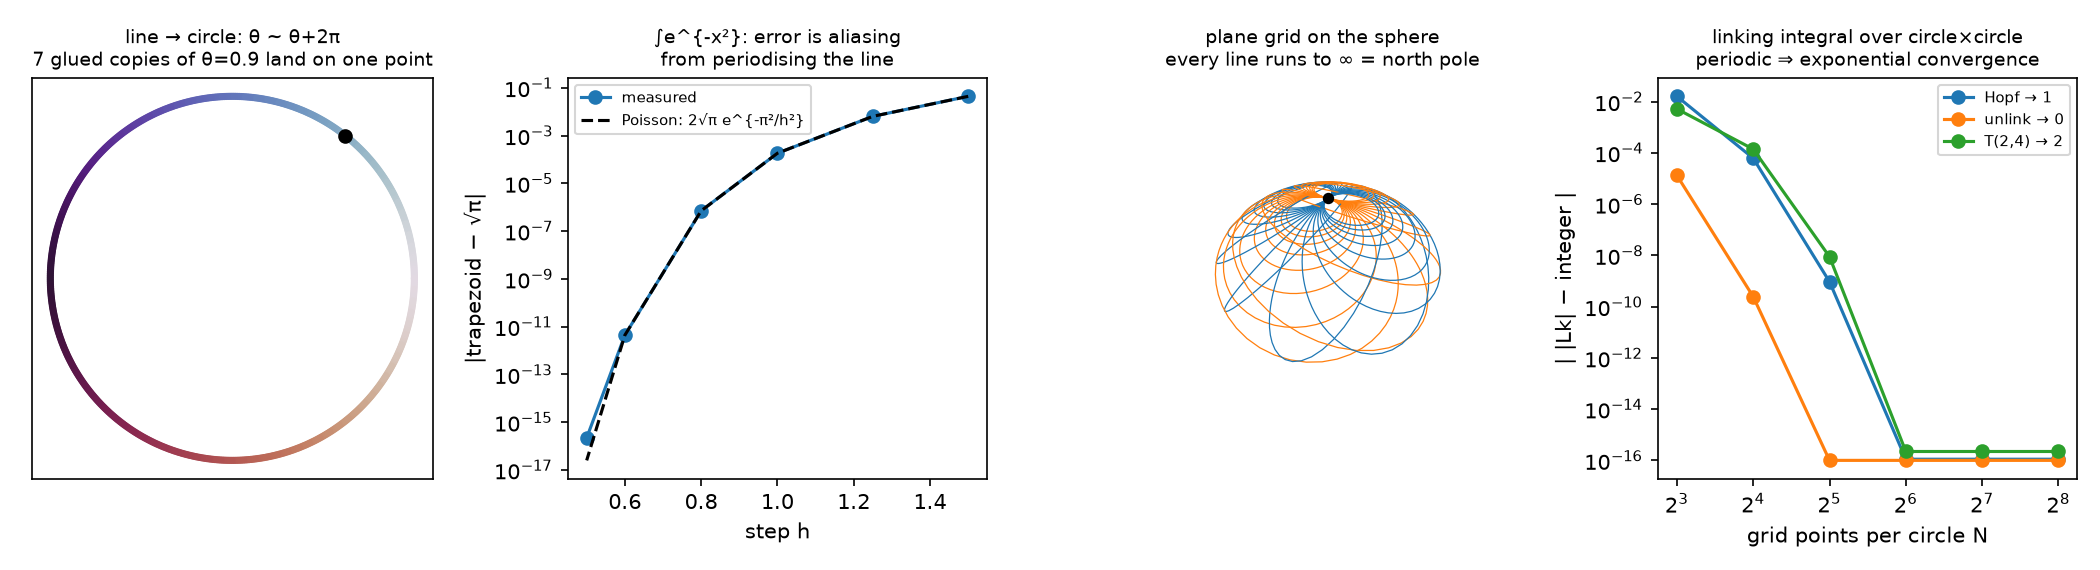

Source code (Python):
"""
Glue the line into a circle, the plane into a sphere -- and integrate over the result.

One thread, four checks (each one has an input that would make it fail):
  1. exp turns + into x.  e^{i theta} sends theta and theta + 2 pi to the same point:
     that identification (theta ~ theta + 2 pi) IS the circle  R / 2piZ.
  2. The Gaussian integral.  I^2 = int int e^{-x^2} e^{-y^2} = int int e^{-(x^2+y^2)}:
     the x -> + step makes the integrand depend on the radius only, and the 2 pi that
     appears is the length of the circle from step 1.  I = sqrt(pi).
     Falsifier: e^{-|x|^3} has no such trick -- its product is NOT radial.
     Bonus: the trapezoid rule on the whole line is exact up to aliasing (Poisson
     summation = periodising the line), predicted error 2 sqrt(pi) e^{-pi^2/h^2};
     shift the grid by a and the error picks up a factor cos(2 pi a / h).
  3. Plane + {infinity} = sphere (stereographic projection); far points crowd the pole.
  4. Knots.  A closed curve is a map out of the circle.  Gauss's linking integral is a
     double integral over circle x circle = the plane glued in both directions (a torus).
     Hopf link -> 1, unlink -> 0, torus link T(2,4) -> 2.  Periodic integrands make the
     trapezoid rule converge exponentially (Trefethen & Weideman, SIAM Review 2014).

Pure numpy + matplotlib.  Usage: python3 quotients.py   (writes quotients.png)
Sources: Gauss linking integral (Gauss 1833; Ricca & Nipoti 2011 for the history);
Gaussian integral via polar coordinates (Poisson); Poisson summation (any Fourier text).
"""
import numpy as np

TAU = 2 * np.pi


# ---------- 1. exp: (R, +) -> (circle, x), kernel 2piZ ----------
def wrap(theta):
    return np.exp(1j * theta)


def check_exp():
    a, b = 0.7, -2.3
    hom = abs(np.exp(a + b) - np.exp(a) * np.exp(b))                    # + becomes x
    same = abs(wrap(1.1) - wrap(1.1 + TAU * 3))                          # glued points
    diff = abs(wrap(1.1) - wrap(1.1 + 1.0))                              # NOT glued
    return hom, same, diff


# ---------- 2. Gaussian integral ----------
def trapz_line(f, L, h, a=0.0):
    # grid x_n = n h + a: centred on 0 when a = 0 (f is negligible beyond |x| = L)
    n = np.arange(-int(L / h) - 1, int(L / h) + 2)
    return h * f(n * h + a).sum()


def check_gaussian():
    g = lambda x: np.exp(-x ** 2)
    I = trapz_line(g, 12, 1e-3)
    # polar: int_0^{2pi} dtheta  int_0^inf e^{-r^2} r dr  = 2pi * 1/2
    r = np.linspace(0, 12, 200001)
    radial = np.trapezoid(np.exp(-r ** 2) * r, r)
    polar = TAU * radial
    # radial test: same radius, different angle
    p, q = (1.0, 0.0), (2 ** -0.5, 2 ** -0.5)
    gauss_radial = abs(g(p[0]) * g(p[1]) - g(q[0]) * g(q[1]))
    c = lambda x: np.exp(-np.abs(x) ** 3)
    cubic_radial = abs(c(p[0]) * c(p[1]) - c(q[0]) * c(q[1]))
    # Poisson prediction for the trapezoid rule on the whole line at step h
    hs = np.array([1.5, 1.25, 1.0, 0.8, 0.6, 0.5])
    err = np.array([abs(trapz_line(g, 40, h) - np.sqrt(np.pi)) for h in hs])
    pred = 2 * np.sqrt(np.pi) * np.exp(-np.pi ** 2 / hs ** 2)
    # shifted grid (a = h/3): Poisson predicts the error times cos(2 pi a / h) = -1/2
    h = 1.0
    shifted = trapz_line(g, 40, h, h / 3) - np.sqrt(np.pi)
    shifted_pred = 2 * np.sqrt(np.pi) * np.exp(-np.pi ** 2 / h ** 2) * np.cos(TAU / 3)
    return I, polar, gauss_radial, cubic_radial, hs, err, pred, shifted, shifted_pred


# ---------- 3. plane + {inf} -> sphere ----------
def to_sphere(x, y):
    s = x ** 2 + y ** 2
    return np.stack([2 * x, 2 * y, s - 1]) / (s + 1)


def to_plane(X, Y, Z):
    return X / (1 - Z), Y / (1 - Z)


def check_sphere():
    rng = np.random.default_rng(0)
    x, y = rng.normal(size=(2, 1000)) * 3
    P = to_sphere(x, y)
    on_sphere = np.max(np.abs(np.linalg.norm(P, axis=0) - 1))
    xb, yb = to_plane(*P)
    roundtrip = np.max(np.hypot(xb - x, yb - y))
    far = [np.linalg.norm(to_sphere(np.array(R), np.array(0.0)) - np.array([0, 0, 1])) for R in (10, 100, 1000)]
    return on_sphere, roundtrip, far


# ---------- 4. linking number over circle x circle ----------
def linking(c1, c2, N):
    t = np.arange(N) * TAU / N                     # periodic grid: no endpoint, equal weights
    T, S = np.meshgrid(t, t, indexing="ij")
    r1, d1 = c1(T)
    r2, d2 = c2(S)
    diff = r1 - r2
    num = np.einsum("i...,i...->...", diff, np.cross(d1, d2, axis=0))
    den = np.linalg.norm(diff, axis=0) ** 3
    return (num / den).sum() * (TAU / N) ** 2 / (4 * np.pi)


def circle(cx=0.0):
    return lambda t: (np.stack([cx + np.cos(t), np.sin(t), 0 * t]),
                      np.stack([-np.sin(t), np.cos(t), 0 * t]))


def circle_xz(cx):
    return lambda s: (np.stack([cx + np.cos(s), 0 * s, np.sin(s)]),
                      np.stack([-np.sin(s), 0 * s, np.cos(s)]))


def torus_curve(phase, R=2.0, r=1.0, q=2):
    # goes once the long way (phi = t) and q times around the tube (theta = q t + phase)
    def c(t):
        th = q * t + phase
        pos = np.stack([(R + r * np.cos(th)) * np.cos(t), (R + r * np.cos(th)) * np.sin(t), r * np.sin(th)])
        dth = q
        vel = np.stack([-r * np.sin(th) * dth * np.cos(t) - (R + r * np.cos(th)) * np.sin(t),
                        -r * np.sin(th) * dth * np.sin(t) + (R + r * np.cos(th)) * np.cos(t),
                        r * np.cos(th) * dth])
        return pos, vel
    return c


def trefoil(t):
    pos = np.stack([np.sin(t) + 2 * np.sin(2 * t), np.cos(t) - 2 * np.cos(2 * t), -np.sin(3 * t)])
    vel = np.stack([np.cos(t) + 4 * np.cos(2 * t), -np.sin(t) + 4 * np.sin(2 * t), -3 * np.cos(3 * t)])
    return pos, vel


def check_knots():
    hopf, unlink = (circle(), circle_xz(1.0)), (circle(), circle_xz(5.0))
    t24 = (torus_curve(0.0), torus_curve(np.pi))
    Ns = [8, 16, 32, 64, 128, 256]
    conv = {name: [linking(*pair, N) for N in Ns] for name, pair in
            [("Hopf", hopf), ("unlink", unlink), ("T(2,4)", t24)]}
    closed = np.linalg.norm(trefoil(np.array(0.0))[0] - trefoil(np.array(TAU))[0])
    return Ns, conv, closed


if __name__ == "__main__":
    hom, same, diff = check_exp()
    print("1. exp turns + into x")
    print(f"   |e^(a+b) - e^a e^b|              = {hom:.1e}")
    print(f"   |e^(i 1.1) - e^(i(1.1 + 6 pi))|   = {same:.1e}   (glued: theta ~ theta + 2 pi)")
    print(f"   |e^(i 1.1) - e^(i 2.1)|           = {diff:.3f}     (not glued -- this would be 0 if the check were vacuous)")

    I, polar, gr, cr, hs, err, pred, sh, shp = check_gaussian()
    print("\n2. Gaussian integral")
    print(f"   line integral   = {I:.15f}")
    print(f"   2 pi * 1/2      = {polar:.15f}   sqrt -> {np.sqrt(polar):.15f}")
    print(f"   sqrt(pi)        = {np.sqrt(np.pi):.15f}")
    print(f"   radial? e^-x^2 e^-y^2 at (1,0) vs (.71,.71): diff = {gr:.1e}")
    print(f"   radial? e^-|x|^3 product, same two points:    diff = {cr:.3f}  <- no polar trick")
    print("   trapezoid on the whole line, step h: measured error vs Poisson prediction 2 sqrt(pi) e^(-pi^2/h^2)")
    for h, e, p in zip(hs, err, pred):
        print(f"     h = {h:4.2f}   measured {e:.2e}   predicted {p:.2e}")
    print(f"   grid shifted by h/3 (h = 1): signed error {sh:+.3e}, predicted x cos(2pi/3): {shp:+.3e}")

    on, rt, far = check_sphere()
    print("\n3. plane + {inf} = sphere")
    print(f"   max | |P| - 1 |      = {on:.1e}   (images lie on the sphere)")
    print(f"   max round-trip error = {rt:.1e}")
    print(f"   distance to north pole for |p| = 10, 100, 1000: {', '.join(f'{d:.4f}' for d in far)}  (~ 2/|p|)")

    Ns, conv, closed = check_knots()
    print("\n4. linking number = (1/4 pi) double integral over circle x circle")
    print(f"   trefoil closes up: |gamma(0) - gamma(2 pi)| = {closed:.1e}")
    for name, vals in conv.items():
        print(f"   {name:7s} " + "  ".join(f"N={N}: {v:+.10f}" for N, v in zip(Ns, vals) if N in (8, 32, 128, 256)))

    import matplotlib
    matplotlib.use("Agg")
    import matplotlib.pyplot as plt
    fig = plt.figure(figsize=(14, 3.8))

    ax = fig.add_subplot(1, 4, 1)
    th = np.linspace(-3 * TAU, 3 * TAU, 600)
    z = wrap(th)
    ax.scatter(z.real, z.imag, c=np.mod(th, TAU), cmap="twilight", s=6)
    for k in range(-3, 4):
        w = wrap(0.9 + TAU * k)
        ax.plot(w.real, w.imag, "ko", ms=6 - abs(k))
    ax.set_aspect("equal"); ax.set_title("line → circle: θ ~ θ+2π\n7 glued copies of θ=0.9 land on one point", fontsize=9)
    ax.set_xticks([]); ax.set_yticks([])

    ax = fig.add_subplot(1, 4, 2)
    ax.semilogy(hs, err, "o-", label="measured")
    ax.semilogy(hs, pred, "k--", label="Poisson: 2√π e^{-π²/h²}")
    ax.set_xlabel("step h"); ax.set_ylabel("|trapezoid − √π|")
    ax.set_title("∫e^{-x²}: error is aliasing\nfrom periodising the line", fontsize=9); ax.legend(fontsize=7)

    ax = fig.add_subplot(1, 4, 3, projection="3d")
    for c0 in np.linspace(-4, 4, 17):
        s = np.linspace(-40, 40, 800)
        ax.plot(*to_sphere(np.full_like(s, c0), s), lw=0.6, color="C0")
        ax.plot(*to_sphere(s, np.full_like(s, c0)), lw=0.6, color="C1")
    ax.scatter([0], [0], [1], color="k", s=20)
    ax.set_title("plane grid on the sphere\nevery line runs to ∞ = north pole", fontsize=9)
    ax.set_axis_off()

    ax = fig.add_subplot(1, 4, 4)
    for name, vals in conv.items():
        target = {"Hopf": 1, "unlink": 0, "T(2,4)": 2}[name]
        ax.semilogy(Ns, np.maximum(np.abs(np.abs(vals) - target), 1e-16), "o-", label=f"{name} → {target}")
    ax.set_xscale("log", base=2); ax.set_xlabel("grid points per circle N")
    ax.set_ylabel("| |Lk| − integer |")
    ax.set_title("linking integral over circle×circle\nperiodic ⇒ exponential convergence", fontsize=9)
    ax.legend(fontsize=7)

    fig.tight_layout()
    fig.savefig("quotients.png", dpi=150)
    print("\nwrote quotients.png")
